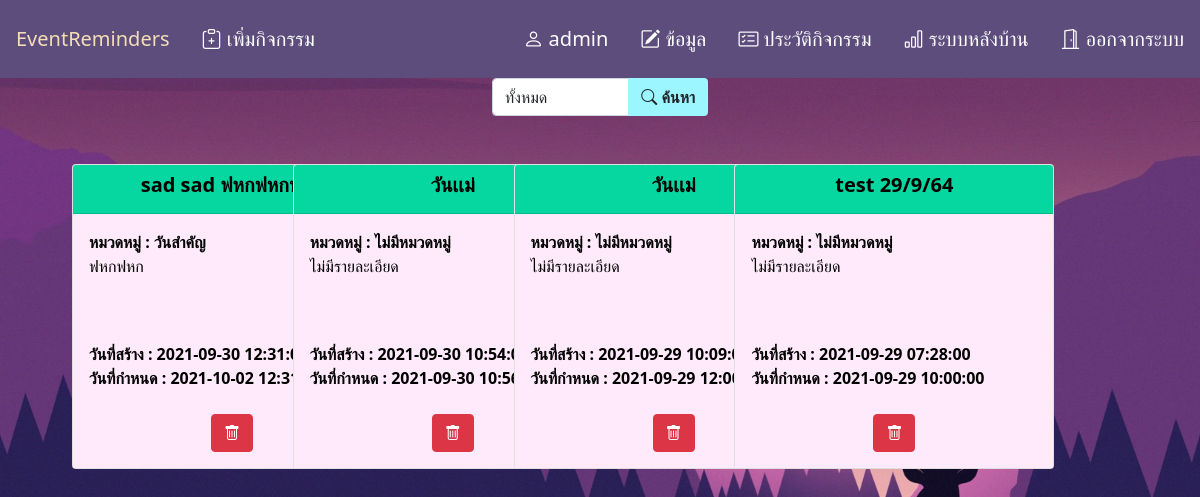
Screenshot of /history_search.php?Astate=เสร็จสิ้น (signed in) with the database file from the repository.
### tables this page shows
CREATE TABLE `activity` (
  `A_id` int(11) NOT NULL,
  `U_id` int(11) NOT NULL,
  `C_id` int(11) NOT NULL,
  `A_name` varchar(255) NOT NULL,
  `A_detail` varchar(255) NOT NULL,
  `A_state` varchar(20) NOT NULL,
  `A_Notification_state` varchar(20) NOT NULL,
  `A_Date_Create` datetime NOT NULL,
  `A_Date_End` datetime NOT NULL,
  `A_Date_Bf_End` datetime NOT NULL
);

CREATE TABLE `category` (
  `C_id` int(11) NOT NULL,
  `C_name` varchar(255) NOT NULL,
  `U_id` int(11) NOT NULL
);

### history_search.php (the view, shortened to what this page needs)
<?php
    require('datacon.php');
        $Uid = $_SESSION["Uid"];
        $state = $_GET["Astate"];
        $sql = "SELECT activity.* ,user.* , category.* FROM activity
                INNER JOIN user ON user.U_id = activity.U_id
                INNER JOIN category ON category.C_id = activity.C_id
                WHERE activity.U_id = '$Uid' AND activity.A_state = '$state' ORDER BY A_id DESC";
        $result = mysqli_query($conn,$sql);
?>
<!DOCTYPE html>
<html lang="en">
<head>
</head>
    <link href="https://cdn.jsdelivr.net/npm/bootstrap@5.1.1/dist/css/bootstrap.min.css" rel="stylesheet">
    <link rel="stylesheet" href="https://cdn.jsdelivr.net/npm/bootstrap-icons@1.5.0/font/bootstrap-icons.css">
    <link rel="stylesheet" href="css/navbar.css">
<body>
    <ul class="top">
        <li><a class="left" href="index.php">EventReminders</a></li>
            <?php if(isset($_SESSION["username"])) { ?>
                  <li><a href="add_activity.php" class="left" ><i class="bi bi-clipboard-plus"></i> เพิ่มกิจกรรม</a> </li>
            <?php } ?>
        <?php if(isset($_SESSION["username"])) { ?>
                <li><a href="index.php?logout" class="login" ><i class="bi bi-door-open"> </i>ออกจากระบบ</a> </li>
                <?php if(($_SESSION["state"]) == "admin"){ ?>
                        <li><a href="backend_userDb.php" class="login"><i class="bi bi-bar-chart"></i> ระบบหลังบ้าน </a></li>
                <?php } ?>
                <li><a href="javascript:void(0)" class="login" ><i class="bi bi-card-checklist"> </i>ประวัติกิจกรรม</a> </li>
                <li><a href="editprofile.php?Uid=<?php echo $_SESSION["Uid"]; ?>" class="login" ><i class="bi bi-pencil-square"> </i>ข้อมูล</a> </li>
                <li><a href="javascript:void(0)" class="login"><i class="bi bi-person"> </i><?php echo $_SESSION["username"]; ?></a></li>
        <?php } ?>
    </ul>
        <?php if(isset($_SESSION["username"])){ ?>
            <div class="container" style="max-width: 20%;">
                <form action="history_search.php" method="GET">
                    <div class="input-group mb-1">
                        <select name="Astate" id="" class="form-control">
                            <option value="ทั้งหมด">ทั้งหมด</option>
                        </select>
                        <button class="btn"  name="search_Btn" style="background-color: #9bf6ff; "> <b><i class="bi bi-search"></i> ค้นหา</b></button>
                    </div>
                </form>
            </div>
        <?php }?>
        <table class="table table-dark table-striped table-hover ">
            <tbody class="table-light">
                <tr>
                    <div class="container" style="max-width: 90%;">
                        <div class="my-5 ">
                            <div class="row row-cols-1 row-cols-md-5 g-5">
                                <?php if(isset($_SESSION["Uid"])){ while($row = mysqli_fetch_assoc($result)){ ?>
                                    <div class="col">
                                        <div class="card text-black " style="width: 20rem; ">
                                            <?php if($row["A_state"]=="ยกเลิก"){?>
                                                <div class="card-header " style="background-color: #e71d36; color:black;  text-align: center;">
                                                    <h5 class="card-title "><b><?php if(mb_strlen($row["A_name"]) > 20){
                                                                                    $Aname = mb_substr($row["A_name"],0,20)."...";
                                                                                    echo $Aname;
                                                                                    }else{
                                                                                    echo $row["A_name"];
                                                                                    }?></b>
                                                    </h5>
                                                </div>
                                                <?php } else if( $row["A_state"]=="เสร็จสิ้น"){ ?>
                                                    <div class="card-header " style="background-color: #06d6a0; color:black;  text-align: center;">
                                                        <h5 class="card-title "><b><?php if(mb_strlen($row["A_name"]) > 20){
                                                                                        $Aname = mb_substr($row["A_name"],0,20)."...";
                                                                                        echo $Aname;
                                                                                        }else{
                                                                                        echo $row["A_name"];
                                                                                        }?></b>
                                                        </h5>
                                                    </div>
                                                <?php } else if( $row["A_state"]=="ครบกำหนด"){ ?>
                                                    <div class="card-header " style="background-color: #ffb703; color:black;  text-align: center;">
                                                        <h5 class="card-title "><b><?php if(mb_strlen($row["A_name"]) > 20){
                                                                                        $Aname = mb_substr($row["A_name"],0,20)."...";
                                                                                        echo $Aname;
                                                                                        }else{
                                                                                        echo $row["A_name"];
                                                                                        }?></b>
                                                        </h5>
                                                    </div>
                                                <?php }?>
                                            <div class="card-body" style="background-color: #feeafa; ">
                                                <b>หมวดหมู่ : <?php echo $row["C_name"]; ?></b>
                                                <p class="card-text"><?php if(mb_strlen($row["A_detail"]) > 100){
                                                                            $Adetail = mb_substr($row["A_detail"],0,100)."...";
                                                                            echo $Adetail;
                                                                            }else if($row["A_detail"]==""){
                                                                            echo"ไม่มีรายละเอียด<br><br><br>";
                                                                            }else if(strlen($row["A_detail"]) < 100){
                                                                            echo $row["A_detail"]."<br>"."<br>"."<br>";}?>
                                                </p>
                                                <b>วันที่สร้าง : <?php echo $row["A_Date_Create"]; ?></b><br>
                                                <b>วันที่กำหนด : <?php echo $row["A_Date_End"]; ?></b>
                                                <div class="container text-center" >
                                                <br>
                                                    <a href="Delete_Db.php?page=history&state=user&Aid=<?php echo $row["A_id"]?>"
                                                    onclick="return confirm('ต้องการลบใช่หรือไม่');" class="btn btn-danger "><i class="bi bi-trash"></i></a>
                                                </div>
                                            </div>
                                        </div>
                                    </div>
                                <?php } } ?>
                            </div>
                        </div>
                    </div>
                </tr>
            </tbody>
        </table>
</body>
</html>

### css/navbar.css (style rules this page uses)
.top { list-style-type:none ; margin: 0; padding: 0; overflow:hidden; font-size:20px; background-color: #5c4d7d; }
li .left { float: left ; }
li .login { float: right; }
li a { display:block; color: white; text-align: center; padding: 24px 16px; text-decoration: none; }

### history_search.php (style rules this page uses)
* { margin: 0 ; padding: 0 ; }
body { background-image: url('img/wallpaper3.jpg'); background-repeat: no-repeat; background-attachment: fixed; background-size: cover; }

### rows the page displays
activity: A_name "sad sad ฟหกฟหกหฟก", C.C_name "วันสำคัญ", A_detail "ฟหกฟหก", A_Date_Create "2021-09-30 12:31:00", A_Date_End "2021-10-02 12:31:00"
activity: A_name "วันเเม่", C.C_name "ไม่มีหมวดหมู่", A_detail "ไม่มีรายละเอียด", A_Date_Create "2021-09-30 10:54:00", A_Date_End "2021-09-30 10:56:00"
activity: A_name "วันเเม่", C.C_name "ไม่มีหมวดหมู่", A_detail "ไม่มีรายละเอียด", A_Date_Create "2021-09-29 10:09:00", A_Date_End "2021-09-29 12:00:00"
activity: A_name "test 29/9/64", C.C_name "ไม่มีหมวดหมู่", A_detail "ไม่มีรายละเอียด", A_Date_Create "2021-09-29 07:28:00", A_Date_End "2021-09-29 10:00:00"

### other values shown
$_SESSION["username"] "admin"
